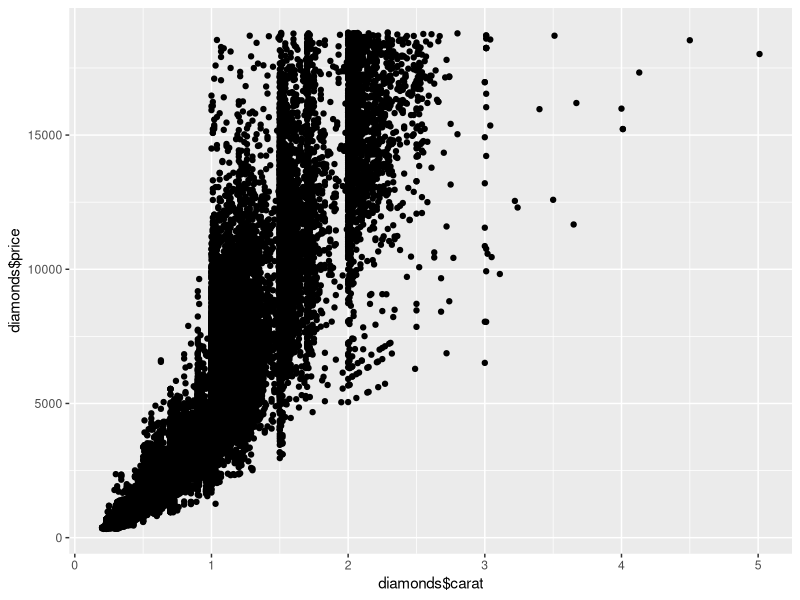
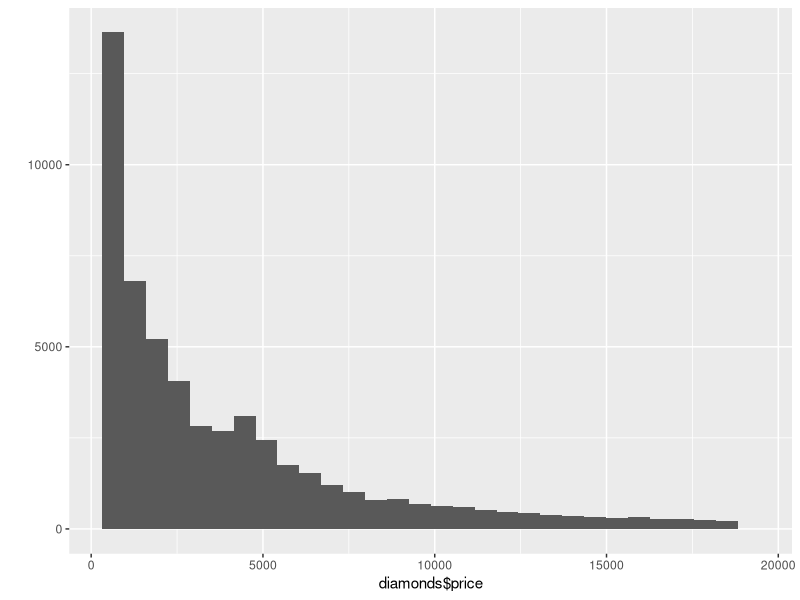
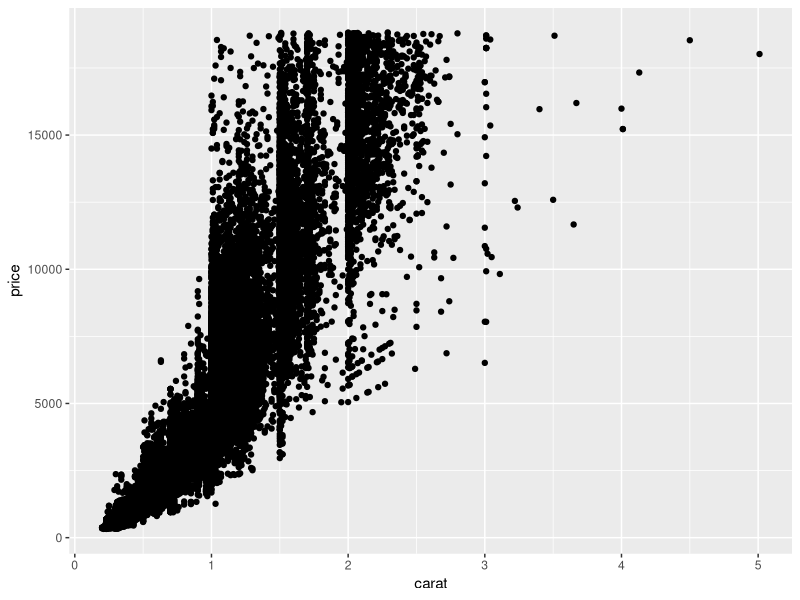

Generate these figures, in order, with R: (Note: this script raises an error after producing the figures.)
## ---- chunk 1
library(tidyverse)
## ---- chunk 2
head(diamonds)
## ---- chunk 3
qplot(diamonds$carat, diamonds$price)
## ---- chunk 4
qplot(diamonds$price)
## ---- chunk 5
qplot(x=carat, y=price, data=diamonds)
## ---- chunk 6
qplot(data = diamonds,
      x=shape, )
## ---- chunk 7
p <- ggplot(diamonds, aes(x=carat, y=price)) # first you set the aesthetic and dataset
p <- p + geom_point() # then you add geoms
p <- p + geom_point(aes(colour = carat)) # and you can keep doing this to add layers to the plot
p
## ---- chunk 8
ggplot(...) + 
  geom_point(...)
## ---- chunk 9
...
## ---- chunk 10
ggplot(diamonds, 
      aes(x = carat, y = price, )) + 
  geom_point(aes(color=clarity)) + 
  facet_grid(cut ~ color)
## ---- chunk 11
ggplot(diamonds, 
      aes(x = carat, y = price)) +
  geom_point(aes( color = clarity)) + 
  geom_smooth(method="lm") + 
  facet_wrap(~ cut)
## ---- chunk 12
ggplot(diamonds, aes(x=carat, y=price)) +
  geom_point(shape = ".") +
  geom_smooth() + 
  facet_grid(cut ~ clarity) 
## ---- chunk 13

## ---- chunk 14
ggplot(diamonds, aes(x = carat, y = price, 
                     col = cut)) + 
  geom_point(alpha=.1) + 
  facet_wrap(~clarity) +
  theme_minimal()
## ---- chunk 15

